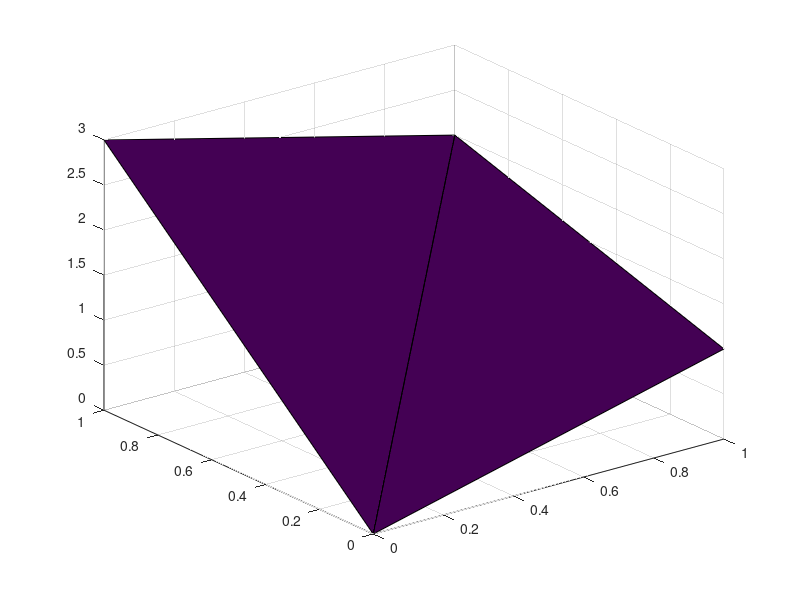

This figure's MATLAB source: (Note: this script raises an error after producing the figure.)
% trisurf: triangular surface plot. Builds a patch from a connectivity matrix
% T and vertex coordinates, colored by z (or c), returning a patch handle.

% Two triangles sharing an edge (a unit square split along the diagonal).
x = [0; 1; 1; 0];
y = [0; 0; 1; 1];
z = [0; 1; 2; 3];
T = [1 2 3; 1 3 4];

% Default: flat faces colored by the per-vertex z values.
h = trisurf(T, x, y, z);
assert(strcmp(class(h), 'matlab.graphics.primitive.Patch'), 'returns a patch');
assert(strcmp(h.FaceColor, 'flat'), 'default FaceColor flat');
cd = h.FaceVertexCData;
assert(isequal(cd(:), z), 'CData defaults to z');
assert(h.EdgeAlpha == 1, 'default EdgeAlpha');

% Explicit per-vertex color data.
c = [5; 6; 7; 8];
h2 = trisurf(T, x, y, z, c);
cd = h2.FaceVertexCData;
assert(isequal(cd(:), c), 'per-vertex c');

% Row-vector coordinates and Name-Value pairs; lighting strengths are accepted.
h3 = trisurf(T, x', y', z', c, 'EdgeColor', 'black', 'EdgeAlpha', 0.1, ...
    'AmbientStrength', 0.6, 'DiffuseStrength', 0.4, 'SpecularStrength', 0.3);
assert(isequal(h3.EdgeColor, [0 0 0]), 'EdgeColor name-value');
assert(h3.EdgeAlpha == 0.1, 'EdgeAlpha name-value');

% Explicit FaceColor overrides the default.
h4 = trisurf(T, x, y, z, 'FaceColor', [1 0 0]);
assert(isequal(h4.FaceColor, [1 0 0]), 'FaceColor name-value');

% Handle properties can be set after creation.
h4.FaceAlpha = 0.5;
assert(h4.FaceAlpha == 0.5, 'set FaceAlpha');

% The fmm3dbie surfer plot call shape.
trisurf(T, x, y, z, c, 'EdgeColor', 'black', 'EdgeAlpha', 0.1);
view(3); shading interp; axis equal; grid on;

disp('SUCCESS');
